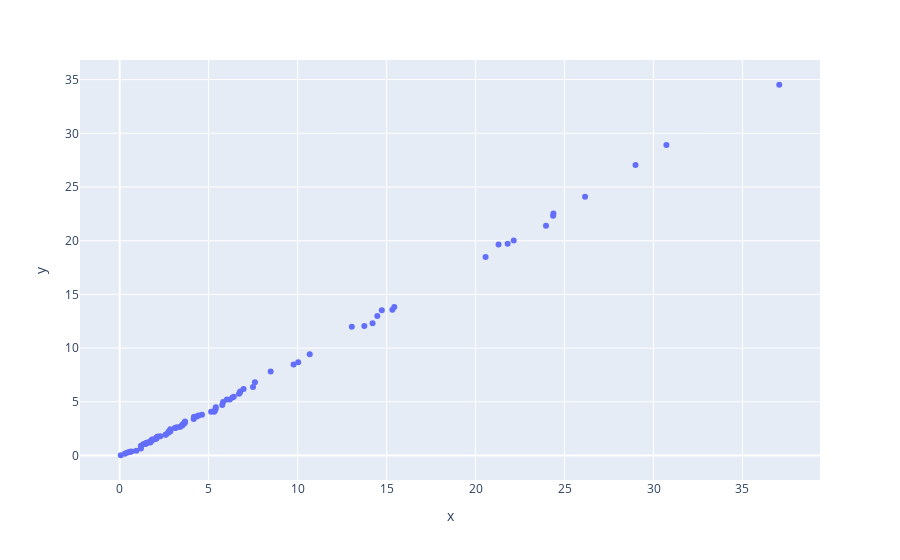

This figure's notebook cell:
### Markdown cell above
### Figures
#### 1. Differences between mean all values and mean values under percentile
#### 2. Histogram with and without values over choosen percentile
#### 3. Boxplot all the data in the raster

### Code cell
import plotly.express as px
fig = px.scatter(x=df_stats_all['mean'], y=df_stats['mean'])
fig.show()
